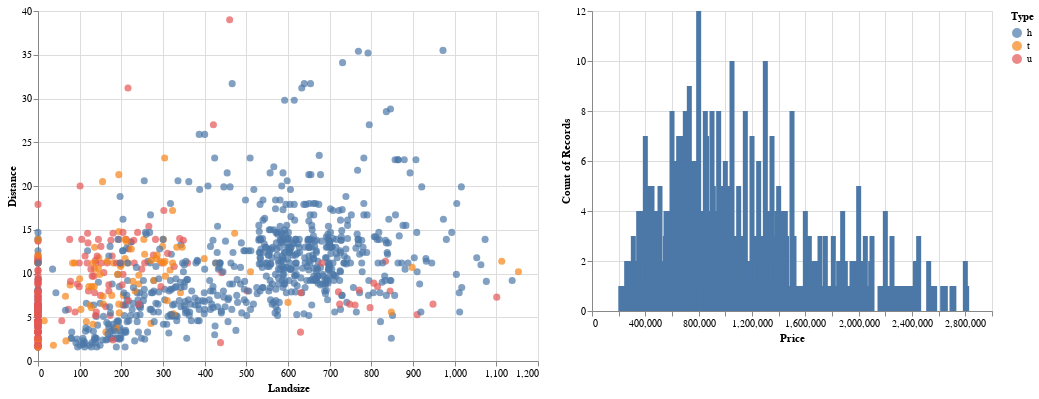

The code cell stored with this chart in its notebook:
### Markdown cell above
### <font color='darkgreen'>More</font>
**In order to better understand the concepts of the selection and condition, let’s switch the roles on the scatter plot and histogram**. We will add the selection to the histogram and use it as a transform filter on the scatter plot.

### Code cell
selection = alt.selection_interval()

chart1 = alt.Chart(df).mark_circle(size=50).encode(
   x='Landsize',
   y='Distance',
   color='Type'
).properties(
   height=350, width=500
).transform_filter(
   selection
)
chart2 = alt.Chart(df).mark_bar().encode(
   alt.X('Price:Q', bin=False), alt.Y('count()')
).add_selection(
   selection
)
chart1 | chart2

### Figure 1 — Vega-Lite specification as saved in the notebook (floating-point values rounded to 4 significant figures; data arrays with more than 128 entries replaced by an {"elided": "..."} marker saying what was removed)
{"config": {"view": {"continuousWidth": 400, "continuousHeight": 300}}, "hconcat": [{"mark": {"type": "circle", "size": 50}, "encoding": {"color": {"type": "nominal", "field": "Type"}, "x": {"type": "quantitative", "field": "Landsize"}, "y": {"type": "quantitative", "field": "Distance"}}, "height": 350, "transform": [{"filter": {"selection": "selector005"}}], "width": 500}, {"mark": "bar", "encoding": {"x": {"type": "quantitative", "bin": false, "field": "Price"}, "y": {"type": "quantitative", "aggregate": "count"}}, "selection": {"selector005": {"type": "interval"}}}], "data": {"name": "data-6ee15eb993a8fb66f86afdc580932031"}, "$schema": "https://vega.github.io/schema/vega-lite/v4.8.1.json", "datasets": {"data-6ee15eb993a8fb66f86afdc580932031": {"elided": "1000 records"}}}
